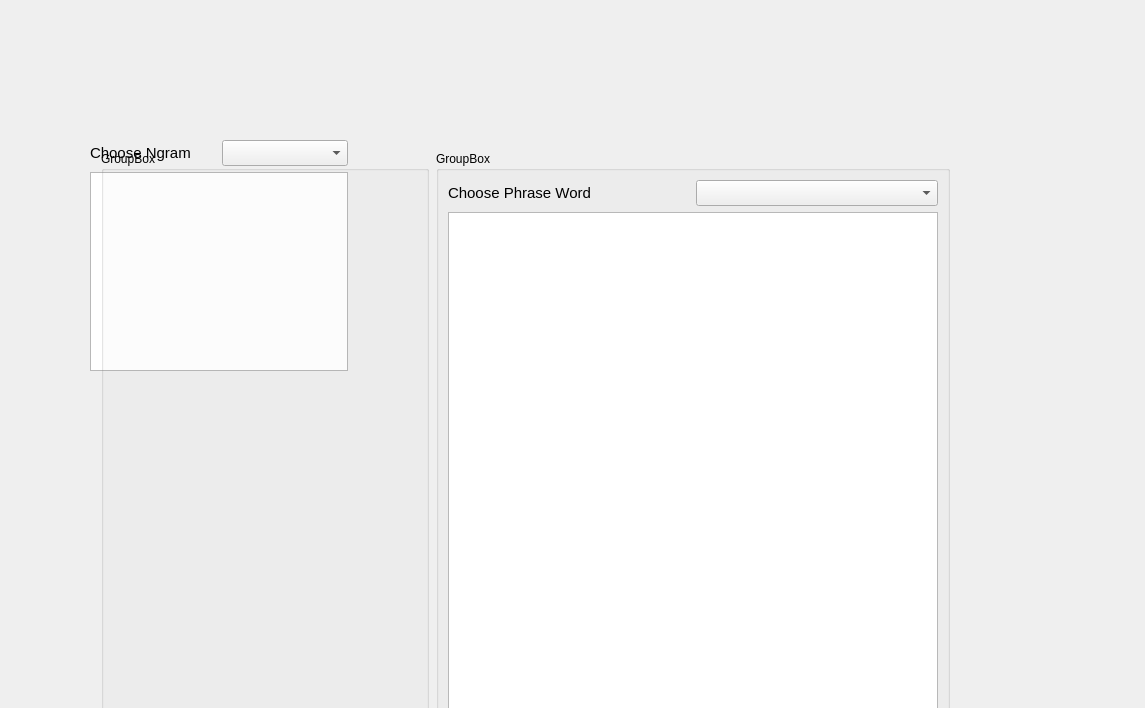
<?xml version="1.0" encoding="UTF-8"?>
<ui version="4.0">
 <class>Form</class>
 <widget class="QWidget" name="Form">
  <property name="geometry">
   <rect>
    <x>0</x>
    <y>0</y>
    <width>1145</width>
    <height>708</height>
   </rect>
  </property>
  <property name="windowTitle">
   <string>Form</string>
  </property>
  <widget class="QGroupBox" name="groupBox_2">
   <property name="geometry">
    <rect>
     <x>436</x>
     <y>151</y>
     <width>514</width>
     <height>978</height>
    </rect>
   </property>
   <property name="sizePolicy">
    <sizepolicy hsizetype="Expanding" vsizetype="Expanding">
     <horstretch>0</horstretch>
     <verstretch>0</verstretch>
    </sizepolicy>
   </property>
   <property name="title">
    <string>GroupBox</string>
   </property>
   <layout class="QVBoxLayout" name="verticalLayout">
    <item>
     <layout class="QHBoxLayout" name="puw_layout">
      <item>
       <widget class="QLabel" name="label_2">
        <property name="font">
         <font>
          <pointsize>11</pointsize>
         </font>
        </property>
        <property name="text">
         <string>Choose Phrase Word  </string>
        </property>
       </widget>
      </item>
      <item>
       <widget class="QComboBox" name="puwChoiceComboBox">
        <property name="font">
         <font>
          <pointsize>11</pointsize>
         </font>
        </property>
       </widget>
      </item>
     </layout>
    </item>
    <item>
     <widget class="PhraseUniqueWordsTableView" name="puwTableView">
      <property name="font">
       <font>
        <pointsize>11</pointsize>
       </font>
      </property>
      <property name="editTriggers">
       <set>QAbstractItemView::AnyKeyPressed|QAbstractItemView::EditKeyPressed</set>
      </property>
     </widget>
    </item>
   </layout>
  </widget>
  <widget class="QWidget" name="layoutWidget">
   <property name="geometry">
    <rect>
     <x>90</x>
     <y>140</y>
     <width>258</width>
     <height>231</height>
    </rect>
   </property>
   <layout class="QVBoxLayout" name="verticalLayout_3">
    <item>
     <layout class="QHBoxLayout" name="ngram_choice_horizontalLayout">
      <item>
       <widget class="QLabel" name="label">
        <property name="font">
         <font>
          <pointsize>11</pointsize>
         </font>
        </property>
        <property name="text">
         <string>Choose Ngram </string>
        </property>
       </widget>
      </item>
      <item>
       <widget class="QComboBox" name="ngramChoiceComboBox">
        <property name="font">
         <font>
          <pointsize>11</pointsize>
         </font>
        </property>
       </widget>
      </item>
     </layout>
    </item>
    <item>
     <widget class="NGramTableView" name="ngramTableView">
      <property name="font">
       <font>
        <pointsize>11</pointsize>
       </font>
      </property>
      <property name="editTriggers">
       <set>QAbstractItemView::AnyKeyPressed|QAbstractItemView::EditKeyPressed</set>
      </property>
     </widget>
    </item>
   </layout>
  </widget>
  <widget class="QGroupBox" name="groupBox">
   <property name="geometry">
    <rect>
     <x>101</x>
     <y>151</y>
     <width>328</width>
     <height>978</height>
    </rect>
   </property>
   <property name="title">
    <string>GroupBox</string>
   </property>
   <layout class="QVBoxLayout" name="verticalLayout_4">
    <item>
     <widget class="RuneCutSelector" name="widget" native="true">
      <property name="sizePolicy">
       <sizepolicy hsizetype="Preferred" vsizetype="Preferred">
        <horstretch>0</horstretch>
        <verstretch>0</verstretch>
       </sizepolicy>
      </property>
      <property name="minimumSize">
       <size>
        <width>300</width>
        <height>400</height>
       </size>
      </property>
     </widget>
    </item>
    <item>
     <spacer name="verticalSpacer">
      <property name="orientation">
       <enum>Qt::Vertical</enum>
      </property>
      <property name="sizeHint" stdset="0">
       <size>
        <width>20</width>
        <height>40</height>
       </size>
      </property>
     </spacer>
    </item>
   </layout>
  </widget>
 </widget>
 <customwidgets>
  <customwidget>
   <class>NGramTableView</class>
   <extends>QTableView</extends>
   <header location="global">ngram_tableview.h</header>
  </customwidget>
  <customwidget>
   <class>PhraseUniqueWordsTableView</class>
   <extends>QTableView</extends>
   <header location="global">phrase_unique_words_tableview.h</header>
  </customwidget>
  <customwidget>
   <class>RuneCutSelector</class>
   <extends>QWidget</extends>
   <header location="global">rune_cut_selector.h</header>
   <container>1</container>
  </customwidget>
 </customwidgets>
 <resources/>
 <connections/>
</ui>
